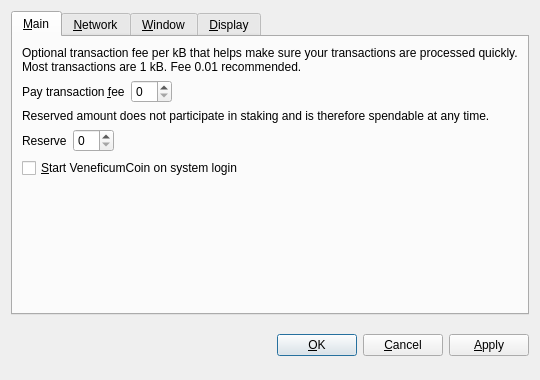
<?xml version="1.0" encoding="UTF-8"?>
<ui version="4.0">
 <class>OptionsDialog</class>
 <widget class="QDialog" name="OptionsDialog">
  <property name="geometry">
   <rect>
    <x>0</x>
    <y>0</y>
    <width>540</width>
    <height>380</height>
   </rect>
  </property>
  <property name="windowTitle">
   <string>Options</string>
  </property>
  <property name="modal">
   <bool>true</bool>
  </property>
  <layout class="QVBoxLayout" name="verticalLayout">
   <item>
    <widget class="QTabWidget" name="tabWidget">
     <property name="tabPosition">
      <enum>QTabWidget::North</enum>
     </property>
     <property name="currentIndex">
      <number>0</number>
     </property>
     <widget class="QWidget" name="tabMain">
      <attribute name="title">
       <string>&amp;Main</string>
      </attribute>
      <layout class="QVBoxLayout" name="verticalLayout_Main">
       <item>
        <widget class="QLabel" name="transactionFeeInfoLabel">
         <property name="text">
          <string>Optional transaction fee per kB that helps make sure your transactions are processed quickly. Most transactions are 1 kB. Fee 0.01 recommended.</string>
         </property>
         <property name="textFormat">
          <enum>Qt::PlainText</enum>
         </property>
         <property name="wordWrap">
          <bool>true</bool>
         </property>
        </widget>
       </item>
       <item>
        <layout class="QHBoxLayout" name="horizontalLayoutFee">
         <item>
          <widget class="QLabel" name="transactionFeeLabel">
           <property name="text">
            <string>Pay transaction &amp;fee</string>
           </property>
           <property name="textFormat">
            <enum>Qt::PlainText</enum>
           </property>
           <property name="buddy">
            <cstring>transactionFee</cstring>
           </property>
          </widget>
         </item>
         <item>
          <widget class="BitcoinAmountField" name="transactionFee"/>
         </item>
         <item>
          <spacer name="horizontalSpacerFee">
           <property name="orientation">
            <enum>Qt::Horizontal</enum>
           </property>
           <property name="sizeHint" stdset="0">
            <size>
             <width>40</width>
             <height>20</height>
            </size>
           </property>
          </spacer>
         </item>
        </layout>
       </item>
       <item>
        <widget class="QLabel" name="reserveBalanceInfoLabel">
         <property name="text">
          <string>Reserved amount does not participate in staking and is therefore spendable at any time.</string>
         </property>
         <property name="textFormat">
          <enum>Qt::PlainText</enum>
         </property>
         <property name="wordWrap">
          <bool>true</bool>
         </property>
        </widget>
       </item>
       <item>
        <layout class="QHBoxLayout" name="horizontalLayoutReserveBalance">
         <item>
          <widget class="QLabel" name="reserveBalanceLabel">
           <property name="text">
            <string>Reserve</string>
           </property>
           <property name="textFormat">
            <enum>Qt::PlainText</enum>
           </property>
           <property name="buddy">
            <cstring>reserveBalance</cstring>
           </property>
          </widget>
         </item>
         <item>
          <widget class="BitcoinAmountField" name="reserveBalance"/>
         </item>
         <item>
          <spacer name="horizontalSpacerReserveBalance">
           <property name="orientation">
            <enum>Qt::Horizontal</enum>
           </property>
           <property name="sizeHint" stdset="0">
            <size>
             <width>40</width>
             <height>20</height>
            </size>
           </property>
          </spacer>
         </item>
        </layout>
       </item>
       <item>
        <widget class="QCheckBox" name="bitcoinAtStartup">
         <property name="toolTip">
          <string>Automatically start VeneficumCoin after logging in to the system.</string>
         </property>
         <property name="text">
          <string>&amp;Start VeneficumCoin on system login</string>
         </property>
        </widget>
       </item>
       <item>
        <spacer name="verticalSpacer_Main">
         <property name="orientation">
          <enum>Qt::Vertical</enum>
         </property>
         <property name="sizeHint" stdset="0">
          <size>
           <width>20</width>
           <height>40</height>
          </size>
         </property>
        </spacer>
       </item>
      </layout>
     </widget>
     <widget class="QWidget" name="tabNetwork">
      <attribute name="title">
       <string>&amp;Network</string>
      </attribute>
      <layout class="QVBoxLayout" name="verticalLayout_Network">
       <item>
        <widget class="QCheckBox" name="mapPortUpnp">
         <property name="toolTip">
          <string>Automatically open the VeneficumCoin client port on the router. This only works when your router supports UPnP and it is enabled.</string>
         </property>
         <property name="text">
          <string>Map port using &amp;UPnP</string>
         </property>
        </widget>
       </item>
       <item>
        <widget class="QCheckBox" name="connectSocks">
         <property name="toolTip">
          <string>Connect to the VeneficumCoin network through a SOCKS proxy (e.g. when connecting through Tor).</string>
         </property>
         <property name="text">
          <string>&amp;Connect through SOCKS proxy:</string>
         </property>
        </widget>
       </item>
       <item>
        <layout class="QHBoxLayout" name="horizontalLayout_Network">
         <item>
          <widget class="QLabel" name="proxyIpLabel">
           <property name="text">
            <string>Proxy &amp;IP:</string>
           </property>
           <property name="textFormat">
            <enum>Qt::PlainText</enum>
           </property>
           <property name="buddy">
            <cstring>proxyIp</cstring>
           </property>
          </widget>
         </item>
         <item>
          <widget class="QValidatedLineEdit" name="proxyIp">
           <property name="maximumSize">
            <size>
             <width>140</width>
             <height>16777215</height>
            </size>
           </property>
           <property name="toolTip">
            <string>IP address of the proxy (e.g. 127.0.0.1)</string>
           </property>
          </widget>
         </item>
         <item>
          <widget class="QLabel" name="proxyPortLabel">
           <property name="text">
            <string>&amp;Port:</string>
           </property>
           <property name="textFormat">
            <enum>Qt::PlainText</enum>
           </property>
           <property name="buddy">
            <cstring>proxyPort</cstring>
           </property>
          </widget>
         </item>
         <item>
          <widget class="QLineEdit" name="proxyPort">
           <property name="maximumSize">
            <size>
             <width>55</width>
             <height>16777215</height>
            </size>
           </property>
           <property name="toolTip">
            <string>Port of the proxy (e.g. 9050)</string>
           </property>
          </widget>
         </item>
         <item>
          <widget class="QLabel" name="socksVersionLabel">
           <property name="text">
            <string>SOCKS &amp;Version:</string>
           </property>
           <property name="textFormat">
            <enum>Qt::PlainText</enum>
           </property>
           <property name="buddy">
            <cstring>socksVersion</cstring>
           </property>
          </widget>
         </item>
         <item>
          <widget class="QValueComboBox" name="socksVersion">
           <property name="toolTip">
            <string>SOCKS version of the proxy (e.g. 5)</string>
           </property>
          </widget>
         </item>
         <item>
          <spacer name="horizontalSpacer_Network">
           <property name="orientation">
            <enum>Qt::Horizontal</enum>
           </property>
           <property name="sizeHint" stdset="0">
            <size>
             <width>40</width>
             <height>20</height>
            </size>
           </property>
          </spacer>
         </item>
        </layout>
       </item>
       <item>
        <spacer name="verticalSpacer_Network">
         <property name="orientation">
          <enum>Qt::Vertical</enum>
         </property>
         <property name="sizeHint" stdset="0">
          <size>
           <width>20</width>
           <height>40</height>
          </size>
         </property>
        </spacer>
       </item>
      </layout>
     </widget>
     <widget class="QWidget" name="tabWindow">
      <attribute name="title">
       <string>&amp;Window</string>
      </attribute>
      <layout class="QVBoxLayout" name="verticalLayout_Window">
       <item>
        <widget class="QCheckBox" name="minimizeToTray">
         <property name="toolTip">
          <string>Show only a tray icon after minimizing the window.</string>
         </property>
         <property name="text">
          <string>&amp;Minimize to the tray instead of the taskbar</string>
         </property>
        </widget>
       </item>
       <item>
        <widget class="QCheckBox" name="minimizeOnClose">
         <property name="toolTip">
          <string>Minimize instead of exit the application when the window is closed. When this option is enabled, the application will be closed only after selecting Quit in the menu.</string>
         </property>
         <property name="text">
          <string>M&amp;inimize on close</string>
         </property>
        </widget>
       </item>
       <item>
        <spacer name="verticalSpacer_Window">
         <property name="orientation">
          <enum>Qt::Vertical</enum>
         </property>
         <property name="sizeHint" stdset="0">
          <size>
           <width>20</width>
           <height>40</height>
          </size>
         </property>
        </spacer>
       </item>
      </layout>
     </widget>
     <widget class="QWidget" name="tabDisplay">
      <attribute name="title">
       <string>&amp;Display</string>
      </attribute>
      <layout class="QVBoxLayout" name="verticalLayout_Display">
       <item>
        <layout class="QHBoxLayout" name="horizontalLayout_1_Display">
         <item>
          <widget class="QLabel" name="langLabel">
           <property name="text">
            <string>User Interface &amp;language:</string>
           </property>
           <property name="textFormat">
            <enum>Qt::PlainText</enum>
           </property>
           <property name="buddy">
            <cstring>lang</cstring>
           </property>
          </widget>
         </item>
         <item>
          <widget class="QValueComboBox" name="lang">
           <property name="toolTip">
            <string>The user interface language can be set here. This setting will take effect after restarting VeneficumCoin.</string>
           </property>
          </widget>
         </item>
        </layout>
       </item>
       <item>
        <layout class="QHBoxLayout" name="horizontalLayout_2_Display">
         <item>
          <widget class="QLabel" name="unitLabel">
           <property name="text">
            <string>&amp;Unit to show amounts in:</string>
           </property>
           <property name="textFormat">
            <enum>Qt::PlainText</enum>
           </property>
           <property name="buddy">
            <cstring>unit</cstring>
           </property>
          </widget>
         </item>
         <item>
          <widget class="QValueComboBox" name="unit">
           <property name="toolTip">
            <string>Choose the default subdivision unit to show in the interface and when sending coins.</string>
           </property>
          </widget>
         </item>
        </layout>
       </item>
       <item>
        <widget class="QCheckBox" name="displayAddresses">
         <property name="toolTip">
          <string>Whether to show VeneficumCoin addresses in the transaction list or not.</string>
         </property>
         <property name="text">
          <string>&amp;Display addresses in transaction list</string>
         </property>
        </widget>
       </item>
       <item>
        <widget class="QCheckBox" name="coinControlFeatures">
         <property name="toolTip">
          <string>Whether to show coin control features or not.</string>
         </property>
         <property name="text">
          <string>Display coin &amp;control features (experts only!)</string>
         </property>
        </widget>
       </item>
       <item>
        <spacer name="verticalSpacer_Display">
         <property name="orientation">
          <enum>Qt::Vertical</enum>
         </property>
         <property name="sizeHint" stdset="0">
          <size>
           <width>20</width>
           <height>40</height>
          </size>
         </property>
        </spacer>
       </item>
      </layout>
     </widget>
    </widget>
   </item>
   <item>
    <layout class="QHBoxLayout" name="horizontalLayout_Buttons">
     <item>
      <spacer name="horizontalSpacer_1">
       <property name="orientation">
        <enum>Qt::Horizontal</enum>
       </property>
       <property name="sizeHint" stdset="0">
        <size>
         <width>40</width>
         <height>48</height>
        </size>
       </property>
      </spacer>
     </item>
     <item>
      <widget class="QLabel" name="statusLabel">
       <property name="font">
        <font>
         <weight>75</weight>
         <bold>true</bold>
        </font>
       </property>
       <property name="text">
        <string/>
       </property>
       <property name="textFormat">
        <enum>Qt::PlainText</enum>
       </property>
       <property name="wordWrap">
        <bool>true</bool>
       </property>
      </widget>
     </item>
     <item>
      <spacer name="horizontalSpacer_2">
       <property name="orientation">
        <enum>Qt::Horizontal</enum>
       </property>
       <property name="sizeHint" stdset="0">
        <size>
         <width>40</width>
         <height>48</height>
        </size>
       </property>
      </spacer>
     </item>
     <item>
      <widget class="QPushButton" name="okButton">
       <property name="text">
        <string>&amp;OK</string>
       </property>
      </widget>
     </item>
     <item>
      <widget class="QPushButton" name="cancelButton">
       <property name="text">
        <string>&amp;Cancel</string>
       </property>
       <property name="autoDefault">
        <bool>false</bool>
       </property>
      </widget>
     </item>
     <item>
      <widget class="QPushButton" name="applyButton">
       <property name="text">
        <string>&amp;Apply</string>
       </property>
       <property name="autoDefault">
        <bool>false</bool>
       </property>
      </widget>
     </item>
    </layout>
   </item>
  </layout>
 </widget>
 <customwidgets>
  <customwidget>
   <class>BitcoinAmountField</class>
   <extends>QSpinBox</extends>
   <header>bitcoinamountfield.h</header>
  </customwidget>
  <customwidget>
   <class>QValueComboBox</class>
   <extends>QComboBox</extends>
   <header>qvaluecombobox.h</header>
  </customwidget>
  <customwidget>
   <class>QValidatedLineEdit</class>
   <extends>QLineEdit</extends>
   <header>qvalidatedlineedit.h</header>
  </customwidget>
 </customwidgets>
 <resources/>
 <connections/>
</ui>
